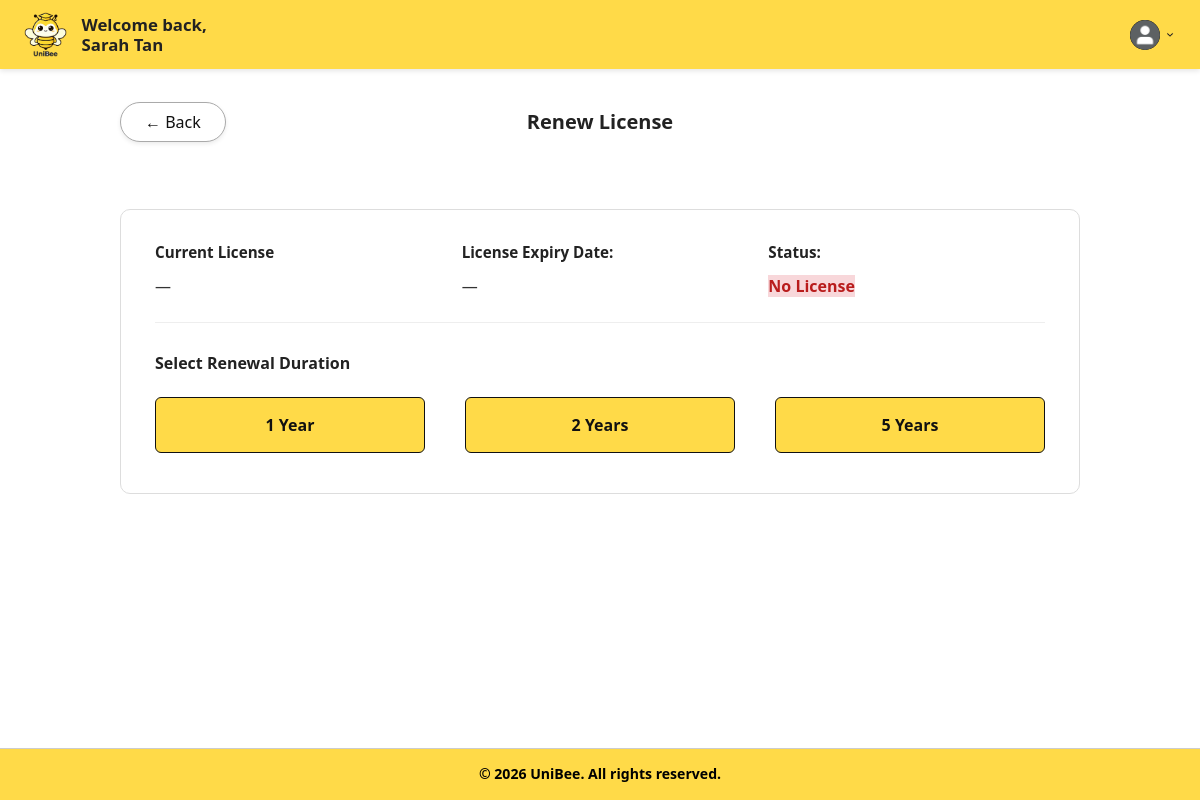
The app's page /boundary/renewLicensePage.php (signed in), older data.
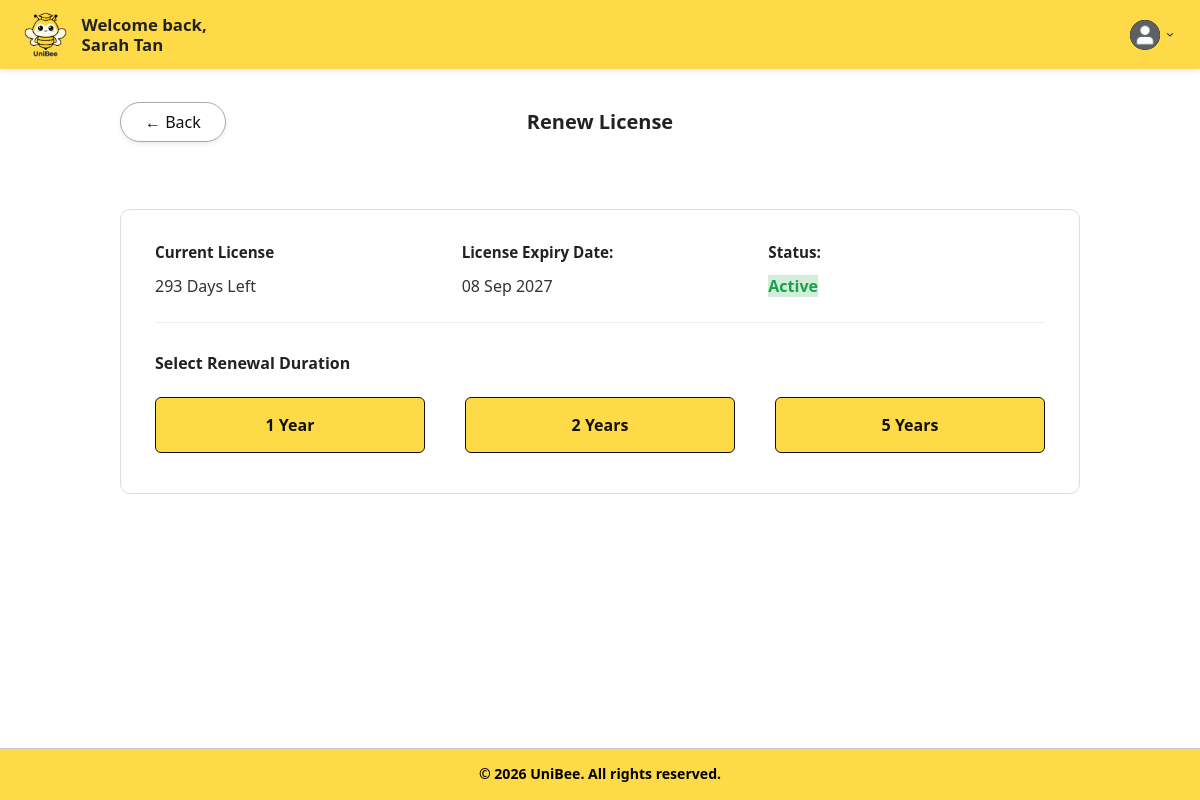
The same page, newer data.
### tables this page shows
CREATE TABLE UniversityLicenses (
    id INT PRIMARY KEY AUTO_INCREMENT,
    universityId INT NOT NULL,
    licenseId INT NOT NULL,
    startDate DATE NOT NULL,
    expiryDate DATE NOT NULL,
    status VARCHAR(50) DEFAULT 'active',
    renewedBy INT,
    createdAt DATETIME DEFAULT CURRENT_TIMESTAMP,
    updatedAt DATETIME DEFAULT CURRENT_TIMESTAMP ON UPDATE CURRENT_TIMESTAMP,
    FOREIGN KEY (universityId) REFERENCES Universities(id) ON DELETE CASCADE,
    FOREIGN KEY (licenseId) REFERENCES Licenses(id),
    FOREIGN KEY (renewedBy) REFERENCES Users(id) ON DELETE SET NULL
);

### controller/renewLicenseController.php (called while the page is built, shortened)
<?php
require_once '../entity/universities.php';
require_once '../database/database.php';
class RenewLicenseController
{
    private $db;
    private $universityId;
    public function __construct()
    {
        $database = new Database();
        $this->db = $database->connect();
        $this->universityId = (int) ($_SESSION['university_id'] ?? 0);
    }
    public function getUniversity()
    {
        $stmt = $this->db->prepare("SELECT * FROM Universities WHERE id = ?");
        $stmt->execute([$this->universityId]);
        $row = $stmt->fetch(PDO::FETCH_ASSOC);
        if (!$row) {
            return null;
        }
        return new Universities(
            $row['id'],
            $row['name'],
            $row['institutionType'],
            $row['country'],
            $row['postalCode'],
            $row['status'],
            $row['suspensionReason'],
            $row['registrationDate'],
            $row['updatedAt'],
            $row['subscriptionPlan'],
            $this->db
        );
    }
}

### database/database.php (called while the page is built, shortened)
<?php
class Database
{
    private $host = 'sql212.infinityfree.com';
    private $dbname = 'if0_43479137_unibee';
    private $username = 'if0_43479137';
    private $password = 'InjO8Pzh9lL';
    public function connect()
    {
        try {
            $this->pdo = new PDO(
                "mysql:host={$this->host};dbname={$this->dbname}",
                $this->username,
                $this->password
            );
            $this->pdo->setAttribute(PDO::ATTR_ERRMODE, PDO::ERRMODE_EXCEPTION);
            return $this->pdo;
        } catch (PDOException $e) {
            die("Database connection failed: " . $e->getMessage());
        }
    }
}

### entity/universities.php (called while the page is built, shortened)
<?php
require_once __DIR__ . "/../database/database.php";
class Universities
{
    private $id;
    private $db;
    public function __construct(
        $id = null,
        $name = null,
        $institutionType = null,
        $country = null,
        $postalCode = null,
        $status = null,
        $suspensionReason = null,
        $registrationDate = null,
        $updatedAt = null,
        $subscriptionPlan = null,
        $db = null
    ) {
        $this->id = $id;
        $this->db = $db;
    }
    public function getCurrentLicense()
    {
        $stmt = $this->db->prepare(
            "SELECT ul.id, ul.universityId, ul.startDate, ul.expiryDate, ul.status,
                    l.name AS licenseName, l.durationYears
             FROM UniversityLicenses ul
             JOIN Licenses l ON l.id = ul.licenseId
             WHERE ul.universityId = ?
             ORDER BY ul.expiryDate DESC
             LIMIT 1"
        );
        $stmt->execute([$this->id]);
        $row = $stmt->fetch(PDO::FETCH_ASSOC);
        return $row ?: null;
    }
}

### boundary/renewLicensePage.php (the view, shortened to what the changed rows need)
<?php
require_once "../controller/renewLicenseController.php";
$controller = new RenewLicenseController();
$university = $controller->getUniversity();
$currentLicense = $university ? $university->getCurrentLicense() : null;
$daysLeft = 0;
$expiryFormatted = '—';
$statusLabel = 'No License';
$statusClass = 'status-inactive';
if ($currentLicense) {
    $expiryTs = strtotime($currentLicense['expiryDate']);
    $daysLeft = max(0, (int) ceil(($expiryTs - time()) / 86400));
    $expiryFormatted = date('d M Y', $expiryTs);
    $statusLabel = ucfirst($currentLicense['status']);
    $statusClass = strtolower($currentLicense['status']) === 'active'
        ? 'status-active'
        : 'status-inactive';
}
?>
<!DOCTYPE html>
<html lang="en">
<head>
    <link rel="stylesheet" href="../style.css">
</head>
<body>
    <div class="renew-page-header">
        <h1 class="renew-page-title">Renew License</h1>
    </div>
    <main class="renew-page">
        <div class="renew-card">
            <div class="license-info-grid">
                <div class="license-info-item">
                    <span class="label">Current License</span>
                    <span class="value">
                        <?php echo $currentLicense ? $daysLeft . ' Days Left' : '—'; ?>
                    </span>
                </div>
                <div class="license-info-item">
                    <span class="label">License Expiry Date:</span>
                    <span class="value">
                        <?php echo htmlspecialchars($expiryFormatted); ?>
                    </span>
                </div>
                <div class="license-info-item">
                    <span class="label">Status:</span>
                    <span class="value <?php echo htmlspecialchars($statusClass); ?>">
                        <?php echo htmlspecialchars($statusLabel); ?>
                    </span>
                </div>
            </div>
            <h2 class="duration-title">Select Renewal Duration</h2>
        </div>
    </main>
</body>
</html>

Row changes from the older to the newer data that the page shows:
added universitylicenses: expiryDate "293", expiryDate "08 Sep 2027", status "Active"
Text that changed along with them:
$expiryFormatted: "—" → (not shown)
$statusLabel: "No License" → (not shown)
text now shown: "Days Left"
